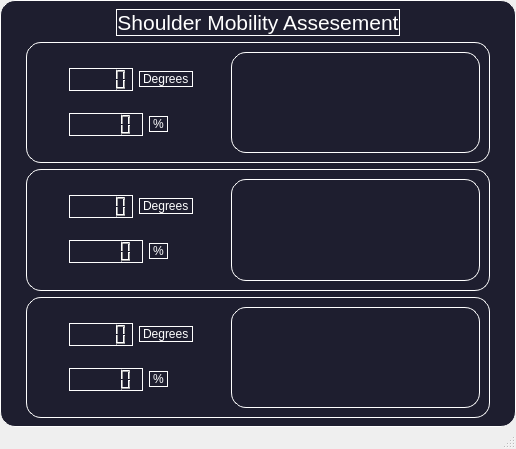
<?xml version="1.0" encoding="UTF-8"?>
<ui version="4.0">
 <class>MainWindow</class>
 <widget class="QMainWindow" name="MainWindow">
  <property name="geometry">
   <rect>
    <x>0</x>
    <y>0</y>
    <width>516</width>
    <height>449</height>
   </rect>
  </property>
  <property name="windowTitle">
   <string>MainWindow</string>
  </property>
  <widget class="QWidget" name="centralwidget">
   <property name="styleSheet">
    <string notr="true">background-color: #1e1e2f;
border: 1.2px solid #ffffff;
border-style: outset;
border-radius: 15px;
color:#ffffff;
</string>
   </property>
   <layout class="QGridLayout" name="gridLayout">
    <item row="2" column="0">
     <spacer name="horizontalSpacer_12">
      <property name="orientation">
       <enum>Qt::Horizontal</enum>
      </property>
      <property name="sizeHint" stdset="0">
       <size>
        <width>40</width>
        <height>20</height>
       </size>
      </property>
     </spacer>
    </item>
    <item row="2" column="1">
     <widget class="QGroupBox" name="">
      <layout class="QHBoxLayout" name="horizontalLayout_9">
       <item>
        <spacer name="horizontalSpacer_10">
         <property name="orientation">
          <enum>Qt::Horizontal</enum>
         </property>
         <property name="sizeHint" stdset="0">
          <size>
           <width>40</width>
           <height>20</height>
          </size>
         </property>
        </spacer>
       </item>
       <item>
        <layout class="QVBoxLayout" name="verticalLayout_2">
         <item>
          <layout class="QHBoxLayout" name="horizontalLayout_4">
           <item>
            <widget class="QLCDNumber" name="adduction_deg"/>
           </item>
           <item>
            <widget class="QLabel" name="add_deg_label">
             <property name="sizePolicy">
              <sizepolicy hsizetype="Fixed" vsizetype="Fixed">
               <horstretch>0</horstretch>
               <verstretch>0</verstretch>
              </sizepolicy>
             </property>
             <property name="text">
              <string>Degrees</string>
             </property>
            </widget>
           </item>
          </layout>
         </item>
         <item>
          <layout class="QHBoxLayout" name="horizontalLayout_5">
           <item>
            <widget class="QLCDNumber" name="adduction_per"/>
           </item>
           <item>
            <widget class="QLabel" name="add_per_label">
             <property name="sizePolicy">
              <sizepolicy hsizetype="Fixed" vsizetype="Fixed">
               <horstretch>0</horstretch>
               <verstretch>0</verstretch>
              </sizepolicy>
             </property>
             <property name="text">
              <string>%</string>
             </property>
            </widget>
           </item>
           <item>
            <spacer name="horizontalSpacer_4">
             <property name="orientation">
              <enum>Qt::Horizontal</enum>
             </property>
             <property name="sizeType">
              <enum>QSizePolicy::Fixed</enum>
             </property>
             <property name="sizeHint" stdset="0">
              <size>
               <width>25</width>
               <height>20</height>
              </size>
             </property>
            </spacer>
           </item>
          </layout>
         </item>
        </layout>
       </item>
       <item>
        <spacer name="horizontalSpacer_7">
         <property name="orientation">
          <enum>Qt::Horizontal</enum>
         </property>
         <property name="sizeHint" stdset="0">
          <size>
           <width>40</width>
           <height>20</height>
          </size>
         </property>
        </spacer>
       </item>
       <item>
        <widget class="QGraphicsView" name="adduction"/>
       </item>
      </layout>
     </widget>
    </item>
    <item row="0" column="1">
     <layout class="QHBoxLayout" name="horizontalLayout">
      <item>
       <spacer name="horizontalSpacer_2">
        <property name="orientation">
         <enum>Qt::Horizontal</enum>
        </property>
        <property name="sizeType">
         <enum>QSizePolicy::Preferred</enum>
        </property>
        <property name="sizeHint" stdset="0">
         <size>
          <width>100</width>
          <height>20</height>
         </size>
        </property>
       </spacer>
      </item>
      <item>
       <widget class="QLabel" name="Title">
        <property name="sizePolicy">
         <sizepolicy hsizetype="Preferred" vsizetype="Minimum">
          <horstretch>0</horstretch>
          <verstretch>0</verstretch>
         </sizepolicy>
        </property>
        <property name="maximumSize">
         <size>
          <width>16777215</width>
          <height>200</height>
         </size>
        </property>
        <property name="font">
         <font>
          <pointsize>16</pointsize>
         </font>
        </property>
        <property name="text">
         <string>Shoulder Mobility Assesement</string>
        </property>
        <property name="alignment">
         <set>Qt::AlignCenter</set>
        </property>
       </widget>
      </item>
      <item>
       <spacer name="horizontalSpacer">
        <property name="orientation">
         <enum>Qt::Horizontal</enum>
        </property>
        <property name="sizeType">
         <enum>QSizePolicy::Preferred</enum>
        </property>
        <property name="sizeHint" stdset="0">
         <size>
          <width>100</width>
          <height>20</height>
         </size>
        </property>
       </spacer>
      </item>
     </layout>
    </item>
    <item row="1" column="1">
     <widget class="QGroupBox" name="">
      <layout class="QHBoxLayout" name="horizontalLayout_8">
       <item>
        <spacer name="horizontalSpacer_9">
         <property name="orientation">
          <enum>Qt::Horizontal</enum>
         </property>
         <property name="sizeHint" stdset="0">
          <size>
           <width>40</width>
           <height>20</height>
          </size>
         </property>
        </spacer>
       </item>
       <item>
        <layout class="QVBoxLayout" name="verticalLayout">
         <item>
          <layout class="QHBoxLayout" name="horizontalLayout_2">
           <item>
            <widget class="QLCDNumber" name="flexion_deg"/>
           </item>
           <item>
            <widget class="QLabel" name="flex_deg_label">
             <property name="sizePolicy">
              <sizepolicy hsizetype="Fixed" vsizetype="Fixed">
               <horstretch>0</horstretch>
               <verstretch>0</verstretch>
              </sizepolicy>
             </property>
             <property name="text">
              <string>Degrees</string>
             </property>
            </widget>
           </item>
          </layout>
         </item>
         <item>
          <layout class="QHBoxLayout" name="horizontalLayout_3">
           <item>
            <widget class="QLCDNumber" name="flexion_per"/>
           </item>
           <item>
            <widget class="QLabel" name="flex_per_label">
             <property name="sizePolicy">
              <sizepolicy hsizetype="Fixed" vsizetype="Fixed">
               <horstretch>0</horstretch>
               <verstretch>0</verstretch>
              </sizepolicy>
             </property>
             <property name="text">
              <string>%</string>
             </property>
            </widget>
           </item>
           <item>
            <spacer name="horizontalSpacer_6">
             <property name="orientation">
              <enum>Qt::Horizontal</enum>
             </property>
             <property name="sizeType">
              <enum>QSizePolicy::Fixed</enum>
             </property>
             <property name="sizeHint" stdset="0">
              <size>
               <width>25</width>
               <height>20</height>
              </size>
             </property>
            </spacer>
           </item>
          </layout>
         </item>
        </layout>
       </item>
       <item>
        <spacer name="horizontalSpacer_3">
         <property name="orientation">
          <enum>Qt::Horizontal</enum>
         </property>
         <property name="sizeHint" stdset="0">
          <size>
           <width>40</width>
           <height>20</height>
          </size>
         </property>
        </spacer>
       </item>
       <item>
        <widget class="QGraphicsView" name="flexion"/>
       </item>
      </layout>
     </widget>
    </item>
    <item row="3" column="1">
     <widget class="QGroupBox" name="">
      <layout class="QHBoxLayout" name="horizontalLayout_10">
       <item>
        <spacer name="horizontalSpacer_11">
         <property name="orientation">
          <enum>Qt::Horizontal</enum>
         </property>
         <property name="sizeHint" stdset="0">
          <size>
           <width>40</width>
           <height>20</height>
          </size>
         </property>
        </spacer>
       </item>
       <item>
        <layout class="QVBoxLayout" name="verticalLayout_3">
         <item>
          <layout class="QHBoxLayout" name="horizontalLayout_6">
           <item>
            <widget class="QLCDNumber" name="extension_deg"/>
           </item>
           <item>
            <widget class="QLabel" name="ext_deg_label">
             <property name="sizePolicy">
              <sizepolicy hsizetype="Fixed" vsizetype="Fixed">
               <horstretch>0</horstretch>
               <verstretch>0</verstretch>
              </sizepolicy>
             </property>
             <property name="text">
              <string>Degrees</string>
             </property>
            </widget>
           </item>
          </layout>
         </item>
         <item>
          <layout class="QHBoxLayout" name="horizontalLayout_7">
           <item>
            <widget class="QLCDNumber" name="extension_per"/>
           </item>
           <item>
            <widget class="QLabel" name="ext_per_label">
             <property name="sizePolicy">
              <sizepolicy hsizetype="Fixed" vsizetype="Fixed">
               <horstretch>0</horstretch>
               <verstretch>0</verstretch>
              </sizepolicy>
             </property>
             <property name="text">
              <string>%</string>
             </property>
            </widget>
           </item>
           <item>
            <spacer name="horizontalSpacer_5">
             <property name="orientation">
              <enum>Qt::Horizontal</enum>
             </property>
             <property name="sizeType">
              <enum>QSizePolicy::Fixed</enum>
             </property>
             <property name="sizeHint" stdset="0">
              <size>
               <width>25</width>
               <height>20</height>
              </size>
             </property>
            </spacer>
           </item>
          </layout>
         </item>
        </layout>
       </item>
       <item>
        <spacer name="horizontalSpacer_8">
         <property name="orientation">
          <enum>Qt::Horizontal</enum>
         </property>
         <property name="sizeHint" stdset="0">
          <size>
           <width>40</width>
           <height>20</height>
          </size>
         </property>
        </spacer>
       </item>
       <item>
        <widget class="QGraphicsView" name="extension"/>
       </item>
      </layout>
     </widget>
    </item>
    <item row="2" column="2">
     <spacer name="horizontalSpacer_13">
      <property name="orientation">
       <enum>Qt::Horizontal</enum>
      </property>
      <property name="sizeHint" stdset="0">
       <size>
        <width>40</width>
        <height>20</height>
       </size>
      </property>
     </spacer>
    </item>
   </layout>
  </widget>
  <widget class="QMenuBar" name="menubar">
   <property name="geometry">
    <rect>
     <x>0</x>
     <y>0</y>
     <width>516</width>
     <height>22</height>
    </rect>
   </property>
  </widget>
  <widget class="QStatusBar" name="statusbar"/>
 </widget>
 <resources/>
 <connections/>
</ui>
